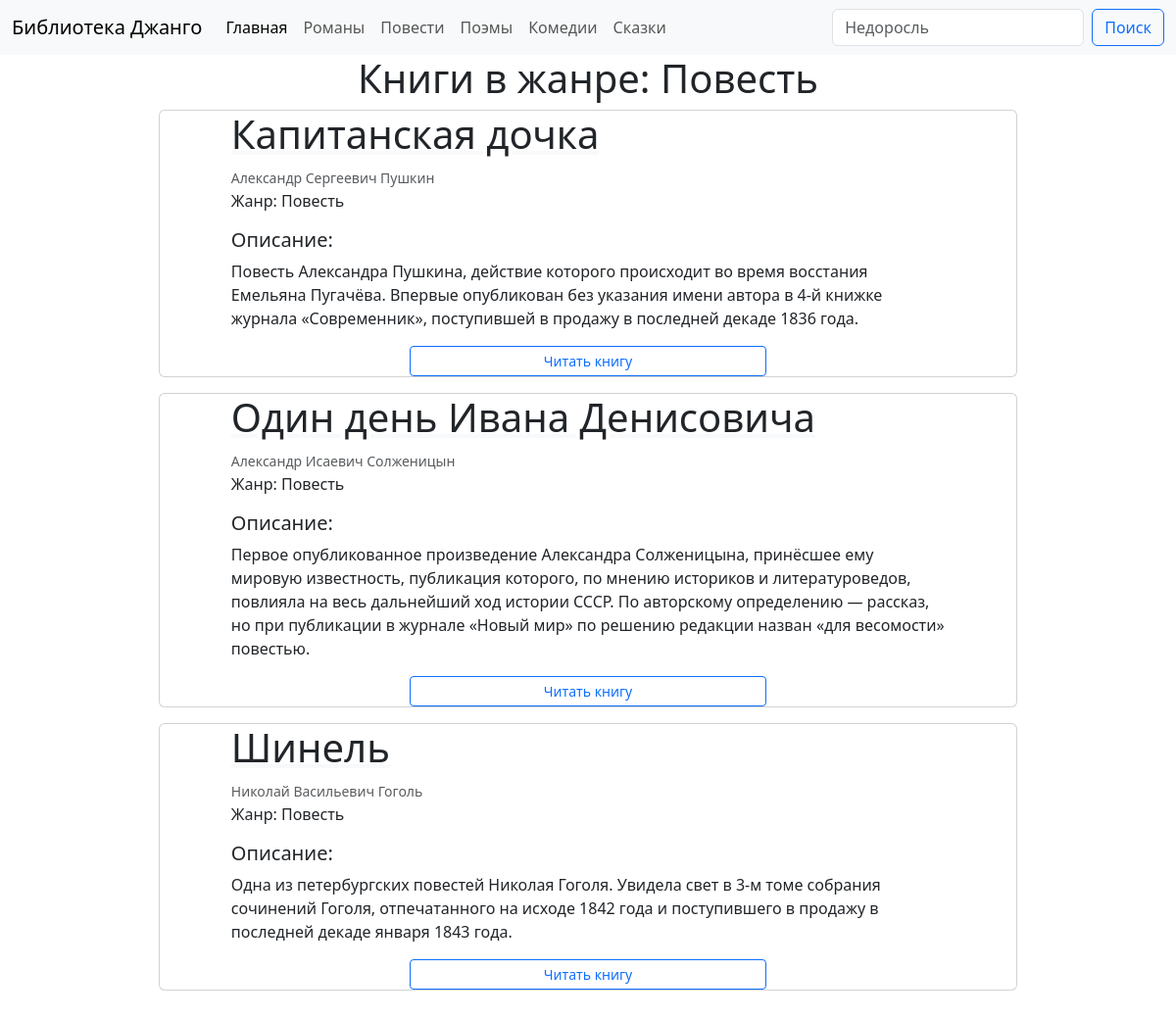
Screenshot of /genre/povest/ with the database file from the repository.
### library_app/models.py (models this page shows, shortened)
class Book(models.Model):
    book_title = models.CharField(max_length=250, verbose_name='Название')
    author = models.CharField(max_length=250, verbose_name='Автор')
    slug = models.SlugField(unique=True, verbose_name='URL')
    description = models.TextField(verbose_name='Описание')
    link = models.URLField(verbose_name='Ссылка')
    genre = models.ForeignKey('Genre', on_delete=models.CASCADE, related_name='books', verbose_name='Жанр')
    class Meta:
        verbose_name = 'Книга'
        verbose_name_plural = 'Книги'
        ordering = ['book_title']

class Genre(models.Model):
    genre_title = models.CharField(max_length=250, verbose_name='Категория')
    slug = models.SlugField(unique=True, verbose_name='URL')
    class Meta:
        verbose_name = 'Жанр'
        verbose_name_plural = 'Жанры'
        ordering = ['genre_title']
    def __str__(self):
        return self.genre_title

### library_app/views.py (the view)
# urls.py: path('genre/<slug:slug>/', views.GenreDetail.as_view(), name='genre'),
class GenreDetail(ListView):
    template_name = 'library_app/index.html'
    context_object_name = 'books'
    paginate_by = 5
    def get_queryset(self):
        return Book.objects.filter(genre__slug=self.kwargs['slug'])
    def get_context_data(self, *, object_list=None, **kwargs):
        context = super().get_context_data()
        context['title'] = 'Книги в жанре: ' + str(self.get_queryset()[0].genre)
        return context

### library_app/templates/library_app/index.html (shortened to what this page needs)
{% extends 'library_app/base.html' %}
{% block content %}
    {% if books %}
        <h1 class="text-center">{{ title }}</h1>
        {% for book in books %}
            <div class="container w-75">
                <div class="card mb-3">
                    <div class="col-sm-10 mx-auto ">
                        <h1><a href="{{ book.link }}" class="link-dark link-underline-light">{{ book.book_title }}</a>
                        </h1>
                        <p><small class="text-body-secondary">{{ book.author }}</small><br>
                            Жанр: {{ book.genre }} </p>
                        <h5>Описание:</h5>
                        <p class="card-text">{{ book.description }}</p>
                        <div class="d-grid gap-2 col-6 mx-auto">
                            <a href="{{ book.link }}" class="btn btn-sm btn-outline-primary" target="_blank">Читать
                                книгу</a>
                        </div>
                    </div>
                </div>
            </div>
        {% endfor %}
    {% else %}
        <h1>Книг не найдено</h1>
    {% endif %}
    <br>
{% endblock %}

### rows the page displays
Book: book_title "Капитанская дочка", author "Александр Сергеевич Пушкин", genre "Повесть", description "Повесть Александра Пушкина, действие которого происходит во время восстания Емельяна Пугачёва. Впервые опубликован без указания имени автора в 4-й книжке журнала «Современник», поступившей в продажу в последней декаде 1836 года."
Book: book_title "Один день Ивана Денисовича", author "Александр Исаевич Солженицын", genre "Повесть", description "Первое опубликованное произведение Александра Солженицына, принёсшее ему мировую известность, публикация которого, по мнению историков и литературоведов, повлияла на весь дальнейший ход истории СССР. По авторскому определению — рассказ, но при публикации в журнале «Новый мир» по решению редакции назван «для весомости» повестью."
Book: book_title "Шинель", author "Николай Васильевич Гоголь", genre "Повесть", description "Одна из петербургских повестей Николая Гоголя. Увидела свет в 3-м томе собрания сочинений Гоголя, отпечатанного на исходе 1842 года и поступившего в продажу в последней декаде января 1843 года."

### other values shown
{{ title }} "Книги в жанре: Повесть"
